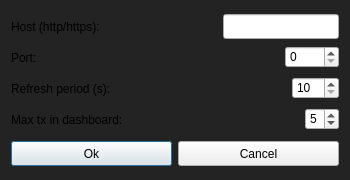
<?xml version="1.0" encoding="UTF-8"?>
<ui version="4.0">
 <class>settingsWindow</class>
 <widget class="QDialog" name="settingsWindow">
  <property name="geometry">
   <rect>
    <x>0</x>
    <y>0</y>
    <width>350</width>
    <height>180</height>
   </rect>
  </property>
  <property name="sizePolicy">
   <sizepolicy hsizetype="Fixed" vsizetype="Fixed">
    <horstretch>0</horstretch>
    <verstretch>0</verstretch>
   </sizepolicy>
  </property>
  <property name="minimumSize">
   <size>
    <width>350</width>
    <height>180</height>
   </size>
  </property>
  <property name="maximumSize">
   <size>
    <width>350</width>
    <height>180</height>
   </size>
  </property>
  <property name="windowTitle">
   <string>Dialog</string>
  </property>
  <property name="styleSheet">
   <string notr="true">#settingsWindow{
background-color: rgb(35, 35, 35);
}</string>
  </property>
  <layout class="QVBoxLayout" name="verticalLayout_2">
   <item>
    <layout class="QVBoxLayout" name="verticalLayout">
     <item>
      <layout class="QHBoxLayout" name="horizontalLayout">
       <item>
        <widget class="QLabel" name="label_2">
         <property name="minimumSize">
          <size>
           <width>0</width>
           <height>25</height>
          </size>
         </property>
         <property name="text">
          <string>Host (http/https):</string>
         </property>
        </widget>
       </item>
       <item>
        <spacer name="horizontalSpacer_2">
         <property name="orientation">
          <enum>Qt::Horizontal</enum>
         </property>
         <property name="sizeHint" stdset="0">
          <size>
           <width>40</width>
           <height>20</height>
          </size>
         </property>
        </spacer>
       </item>
       <item>
        <widget class="QLineEdit" name="hostEdit">
         <property name="sizePolicy">
          <sizepolicy hsizetype="Expanding" vsizetype="Fixed">
           <horstretch>0</horstretch>
           <verstretch>0</verstretch>
          </sizepolicy>
         </property>
         <property name="minimumSize">
          <size>
           <width>0</width>
           <height>25</height>
          </size>
         </property>
         <property name="maximumSize">
          <size>
           <width>245</width>
           <height>16777215</height>
          </size>
         </property>
         <property name="text">
          <string/>
         </property>
         <property name="alignment">
          <set>Qt::AlignRight|Qt::AlignTrailing|Qt::AlignVCenter</set>
         </property>
        </widget>
       </item>
      </layout>
     </item>
     <item>
      <layout class="QHBoxLayout" name="horizontalLayout_2">
       <item>
        <widget class="QLabel" name="label">
         <property name="minimumSize">
          <size>
           <width>0</width>
           <height>25</height>
          </size>
         </property>
         <property name="text">
          <string>Port:</string>
         </property>
        </widget>
       </item>
       <item>
        <spacer name="horizontalSpacer">
         <property name="orientation">
          <enum>Qt::Horizontal</enum>
         </property>
         <property name="sizeHint" stdset="0">
          <size>
           <width>40</width>
           <height>20</height>
          </size>
         </property>
        </spacer>
       </item>
       <item>
        <widget class="QSpinBox" name="portBox">
         <property name="maximum">
          <number>5000</number>
         </property>
         <property name="value">
          <number>0</number>
         </property>
        </widget>
       </item>
      </layout>
     </item>
     <item>
      <layout class="QHBoxLayout" name="horizontalLayout_3">
       <item>
        <widget class="QLabel" name="label_3">
         <property name="minimumSize">
          <size>
           <width>0</width>
           <height>25</height>
          </size>
         </property>
         <property name="text">
          <string>Refresh period (s):</string>
         </property>
        </widget>
       </item>
       <item>
        <spacer name="horizontalSpacer_3">
         <property name="orientation">
          <enum>Qt::Horizontal</enum>
         </property>
         <property name="sizeHint" stdset="0">
          <size>
           <width>40</width>
           <height>20</height>
          </size>
         </property>
        </spacer>
       </item>
       <item>
        <widget class="QSpinBox" name="refreshBox">
         <property name="minimum">
          <number>10</number>
         </property>
         <property name="maximum">
          <number>600</number>
         </property>
         <property name="value">
          <number>10</number>
         </property>
        </widget>
       </item>
      </layout>
     </item>
     <item>
      <layout class="QHBoxLayout" name="horizontalLayout_4">
       <item>
        <widget class="QLabel" name="label_4">
         <property name="minimumSize">
          <size>
           <width>0</width>
           <height>25</height>
          </size>
         </property>
         <property name="text">
          <string>Max tx in dashboard:</string>
         </property>
        </widget>
       </item>
       <item>
        <spacer name="horizontalSpacer_4">
         <property name="orientation">
          <enum>Qt::Horizontal</enum>
         </property>
         <property name="sizeHint" stdset="0">
          <size>
           <width>40</width>
           <height>20</height>
          </size>
         </property>
        </spacer>
       </item>
       <item>
        <widget class="QSpinBox" name="txBox">
         <property name="minimum">
          <number>1</number>
         </property>
         <property name="maximum">
          <number>7</number>
         </property>
         <property name="value">
          <number>5</number>
         </property>
        </widget>
       </item>
      </layout>
     </item>
    </layout>
   </item>
   <item>
    <layout class="QHBoxLayout" name="horizontalLayout_5">
     <item>
      <widget class="QPushButton" name="okButton">
       <property name="minimumSize">
        <size>
         <width>0</width>
         <height>25</height>
        </size>
       </property>
       <property name="styleSheet">
        <string notr="true"/>
       </property>
       <property name="text">
        <string>Ok</string>
       </property>
      </widget>
     </item>
     <item>
      <widget class="QPushButton" name="cancelButton">
       <property name="minimumSize">
        <size>
         <width>0</width>
         <height>25</height>
        </size>
       </property>
       <property name="styleSheet">
        <string notr="true"/>
       </property>
       <property name="text">
        <string>Cancel</string>
       </property>
      </widget>
     </item>
    </layout>
   </item>
  </layout>
 </widget>
 <resources/>
 <connections/>
</ui>
